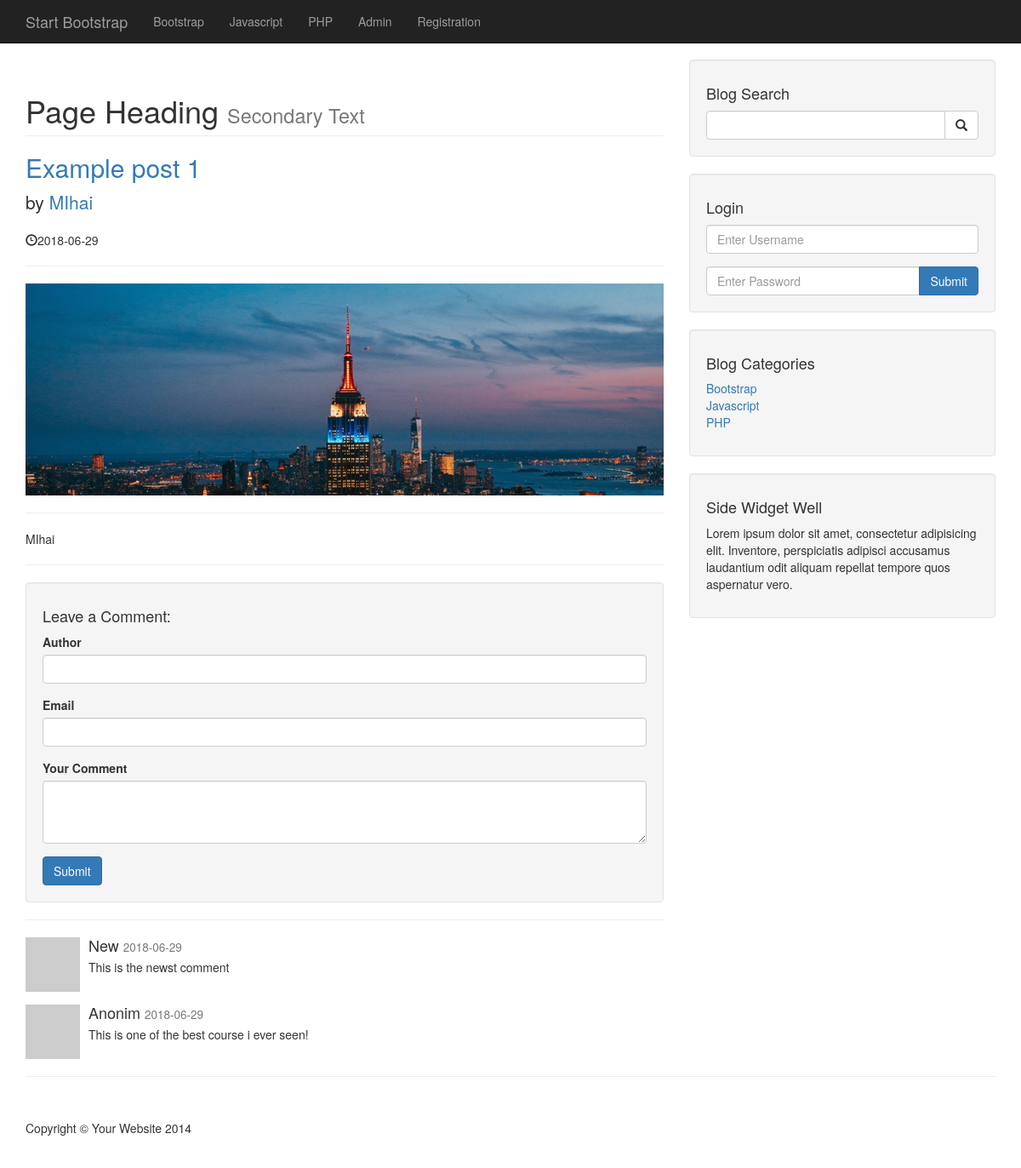
/post.php?p_id=5, run on an earlier commit of the app's database.
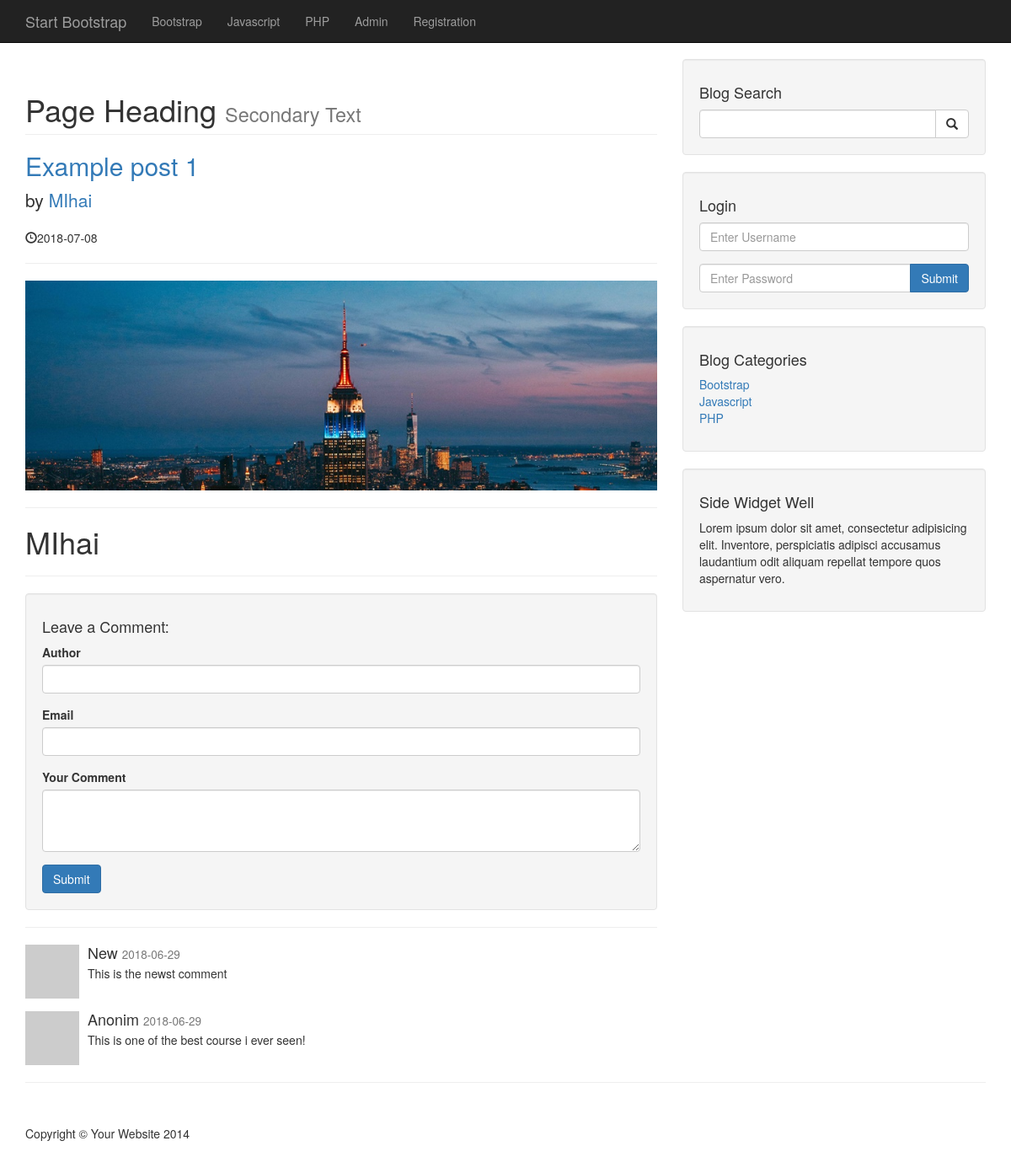
And on a later commit of the database.
### tables this page shows
CREATE TABLE `posts` (
  `post_id` int(3) NOT NULL,
  `post_category_id` int(3) NOT NULL,
  `post_title` varchar(255) NOT NULL,
  `post_author` varchar(255) NOT NULL,
  `post_date` date NOT NULL,
  `post_image` text NOT NULL,
  `post_content` text NOT NULL,
  `post_tags` varchar(255) NOT NULL,
  `post_comment_count` varchar(255) NOT NULL,
  `post_status` varchar(255) NOT NULL DEFAULT 'draft'
);

### post.php (the view, shortened to what this page needs)
<?php include "includes/header.php"; ?>
    <?php include "includes/navigation.php" ?>
    <div class="container">
        <div class="row">
            <div class="col-md-8">
              <?php
              if(isset($_GET['p_id'])) {
                $the_post_id = $_GET['p_id'];
                $query = "SELECT * FROM posts WHERE post_id = $the_post_id";
                $select_all_post_query = mysqli_query($connection, $query);
                while ($row = mysqli_fetch_assoc($select_all_post_query)) {
                  $post_title = $row['post_title'];
                  $post_author = $row['post_author'];
                  $post_date = $row['post_date'];
                  $post_image = $row['post_image'];
                  $post_content = $row['post_content'];
              ?>
              <h1 class="page-header">
                  Page Heading
                  <small>Secondary Text</small>
              </h1>
              <h2>
                  <a href="#"><?php echo $post_title; ?></a>
              </h2>
              <p class="lead">
                  by <a href="index.php"><?php echo $post_author; ?></a>
              </p>
              <p><span class="glyphicon glyphicon-time"></span><?php echo $post_date; ?></p>
              <hr>
              <img class="img-responsive" src="images/<?php echo $post_image; ?>" alt="">
              <hr>
              <p><?php echo $post_content; ?></p>
              <hr>
            <?php
                }
              } else {
                header("Location: index.php");
              }
            ?>
            <div class="well">
                <h4>Leave a Comment:</h4>
                <form action="" method="post" role="form">
                    <div class="form-group">
                        <label for="Author">Author</label>
                        <input type="text" class="form-control" name="comment_author">
                    </div>
                    <div class="form-group">
                        <label for="Email">Email</label>
                        <input type="email" class="form-control" name="comment_email">
                    </div>
                    <div class="form-group">
                        <label for="Comment">Your Comment</label>
                        <textarea name="comment_content" class="form-control" rows="3"></textarea>
                    </div>
                    <button type="submit" name="create_comment" class="btn btn-primary">Submit</button>
                </form>
            </div>
            <hr>
            <?php
              $query = "SELECT * FROM comments WHERE comment_post_id = {$the_post_id} ";
              $query .= "AND comment_status = 'approved' ";
              $query .= "ORDER BY comment_id DESC ";
              $select_comment_query = mysqli_query($connection, $query);
              while ($row = mysqli_fetch_assoc($select_comment_query)) {
                $comment_date = $row['comment_date'];
                $comment_content = $row['comment_content'];
                $comment_author = $row['comment_author'];
            ?>
            <div class="media">
                <a class="pull-left" href="#">
                    <img class="media-object" src="http://placehold.it/64x64" alt="">
                </a>
                <div class="media-body">
                    <h4 class="media-heading"><?php echo $comment_author; ?>
                        <small><?php echo $comment_date; ?></small>
                    </h4>
                    <?php echo $comment_content; ?>
                </div>
            </div>
            <?php } ?>
          </div>
            <?php include "includes/sidebar.php" ?>
        </div>
        <hr>
<?php include "includes/footer.php" ?>

What changed in the data, as far as the page shows it:
changed posts "MIhai": post_date "2018-06-29" → "2018-07-08"
